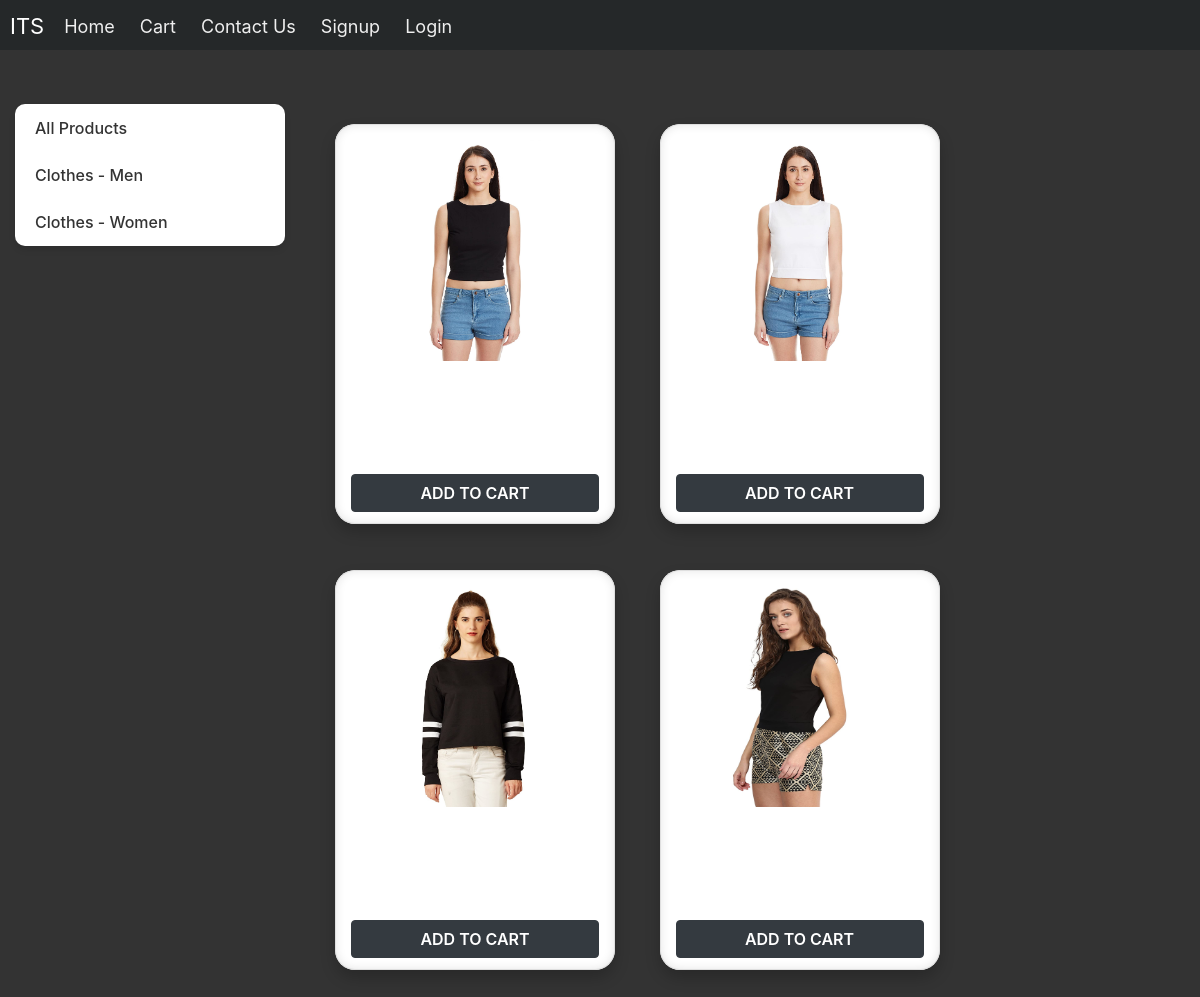
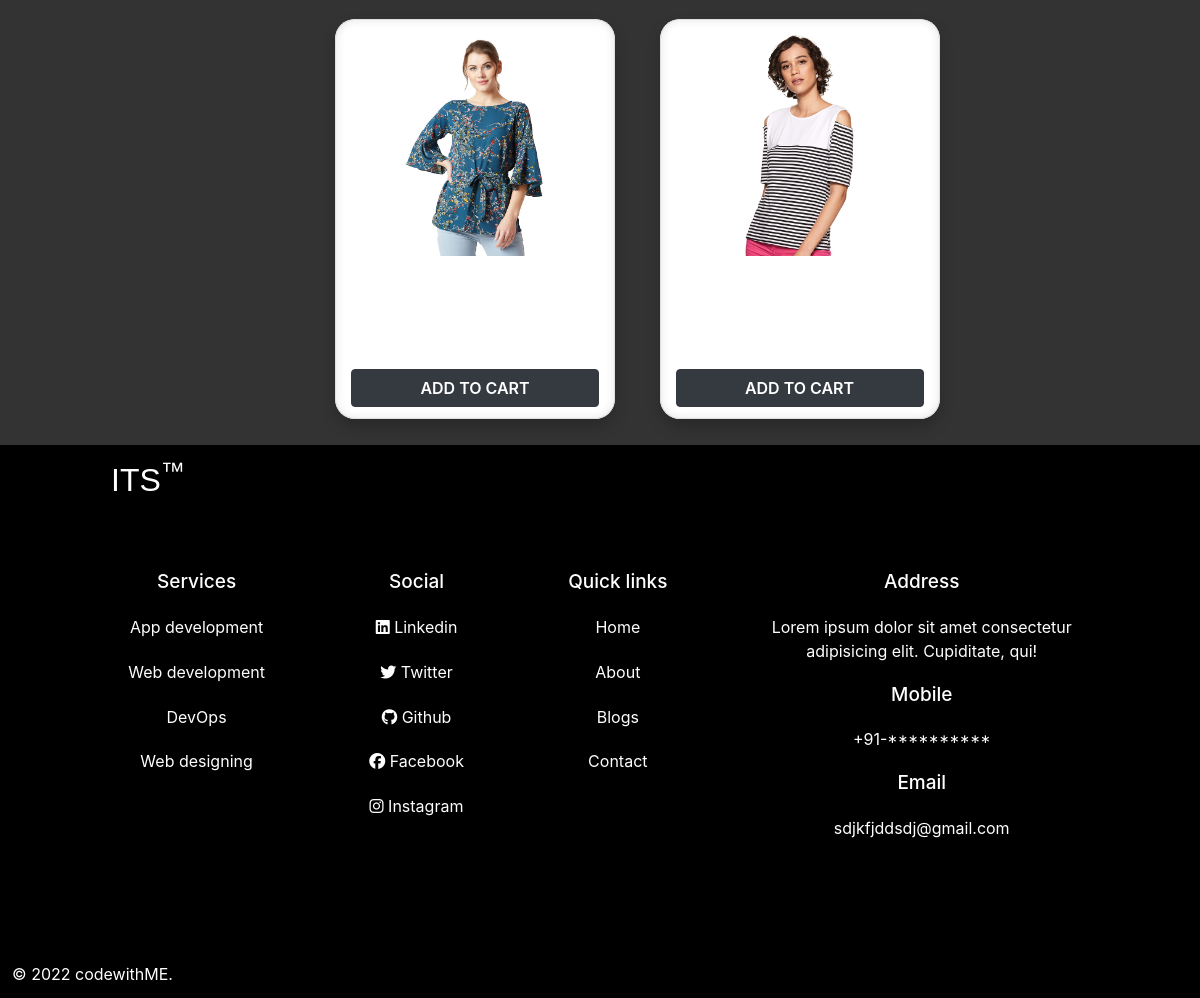
The app's page /store?category=2 with its own data (2 pictures, top to bottom).
### store/models/category.py (models this page shows, shortened)
class Category(models.Model):
    name = models.CharField(max_length=20)
    @staticmethod
    def get_all_categories():
        return Category.objects.all()

### store/models/product.py (models this page shows, shortened)
class Product(models.Model):
    name = models.CharField(max_length=50)
    price = models.IntegerField(default=0)
    category = models.ForeignKey(Category, on_delete=models.CASCADE, default=1)
    description = models.CharField(max_length=200, default='' , null=True , blank=True)
    image = models.ImageField(upload_to='uploads/products/')
    @staticmethod
    def get_all_products_by_categoryid(category_id):
        if category_id:
            return Product.objects.filter(category = category_id)
        else:
            return Product.get_all_products();

### store/views/home.py (the view)
# urls.py: path('' , include('store.urls'))
def store(request):
    cart = request.session.get('cart')
    if not cart:
        request.session['cart'] = {}
    products = None
    categories = Category.get_all_categories()
    categoryID = request.GET.get('category')
    if categoryID:
        products = Product.get_all_products_by_categoryid(categoryID)
    else:
        products = Product.get_all_products();
    data = {}
    data['products'] = products
    data['categories'] = categories
    print('you are : ', request.session.get('email'))
    return render(request, 'index.html', data)

### store/templatetags/cart.py (called while the page is built)
@register.filter(name='is_in_cart')
def is_in_cart(product  , cart):
    keys = cart.keys()
    for id in keys:
        if int(id) == product.id:
            return True
    return False;

### store/templates/index.html (shortened to what this page needs)
{% extends 'base.html' %} {% block content %} {% load cart %} {% load
custom_filter %}
<div class="container-fluid mt-custom">
  <div class="row">
    <div class="col-lg-3 mx-auto">
      <div class="list-group">
        <a href="/" class="list-group-item">All Products</a>
        {% for category in categories %}
        <a href="/?category={{ category.id }}" class="list-group-item"
          >{{ category.name }}</a
        >
        {% endfor %}
      </div>
    </div>
    <div id="products" class="col-lg-9 mx-auto">
      {% for product in products %}
      <div class="cardBox">
        <div class="card" id="{{ product.id }}">
          <img
            class="card-img-top"
            src="{{ product.image.url }}"
            alt="{{ product.name }}"
          />
          <div class="card-footer">
            {% if product|is_in_cart:request.session.cart %}
            <div class="row no-gutters">
              <form action="/#{{ product.id }}" class="col-2" method="post">
                {% csrf_token %}
                <input
                  hidden
                  type="text"
                  name="product"
                  value="{{ product.id }}"
                />
                <input hidden type="text" name="remove" value="True" />
                <input type="submit" value=" - " class="btn btn-light" />
              </form>
              <div class="col text-center">
                {{ product|cart_quantity:request.session.cart }} in Cart
              </div>
              <form action="/#{{ product.id }}" class="col-2" method="post">
                {% csrf_token %}
                <input
                  hidden
                  type="text"
                  name="product"
                  value="{{ product.id }}"
                />
                <input type="submit" value=" + " class="btn btn-light" />
              </form>
            </div>
            {% else %}
            <form action="/#{{ product.id }}" method="POST">
              <input
                type="submit"
                class="btn btn-dark w-100"
                value="Add To Cart"
              />
            </form>
            {% endif %}
          </div>
        </div>
      </div>
      {% endfor %}
    </div>
  </div>
</div>
{% endblock %}

### store/templates/base.html (style rules this page uses)
* { margin:0px; padding:0px; box-sizing: border-box; }
html { height: 100%; width: 100%; }

### store/templates/index.html (style rules this page uses)
.mt-custom { margin-top: 5rem; }
.list-group { border-radius: 10px; overflow: hidden; box-shadow: 0 4px 6px rgba(0, 0, 0, 0.1); }
.list-group-item { background-color: #fff; border: none; color: #333; font-weight: 500; transition: background-color 0.3s ease, color 0.3s ease; }
.cardBox { width: 280px; height: 400px; position: relative; display: inline-block; margin: 20px; border-radius: 20px; overflow: hidden; box-shadow: 0 8px 15px rgba(0, 0, 0, 0.2); background: linear-gradient(145deg, #ffffff, #f0f0f0); transition: transform 0.3s ease-in-out, box-shadow 0.3s ease-in-out; }
.card { width: 100%; height: 100%; text-align: center; padding: 15px; display: flex; flex-direction: column; justify-content: space-between; border-radius: 20px; background: white; box-shadow: inset 0 0 10px rgba(0, 0, 0, 0.1); }
.card img { width: 70%; height: 60%; margin: 0 auto; border-radius: 10px; }
.card-footer { background: none; padding: 0; border-top: none; }
.card-footer form { margin: 0 auto; }
.btn { font-weight: 600; text-transform: uppercase; }
.container-fluid { display: flex; flex-wrap: wrap; justify-content: center; gap: 20px; }

### records on screen
Category: name "Clothes - Men"
Category: name "Clothes - Women"
Product: image (picture)
Product: image (picture)
Product: image (picture)
Product: image (picture)
Product: image (picture)
Product: image (picture)
